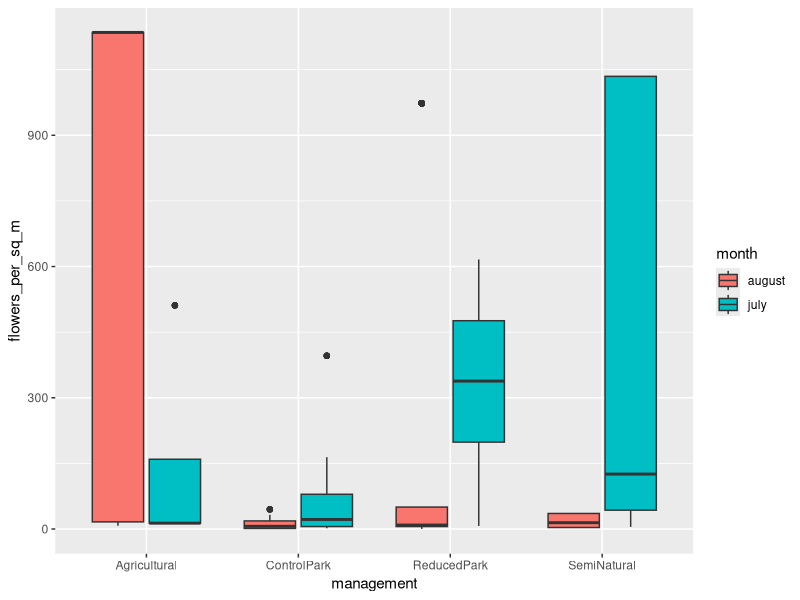
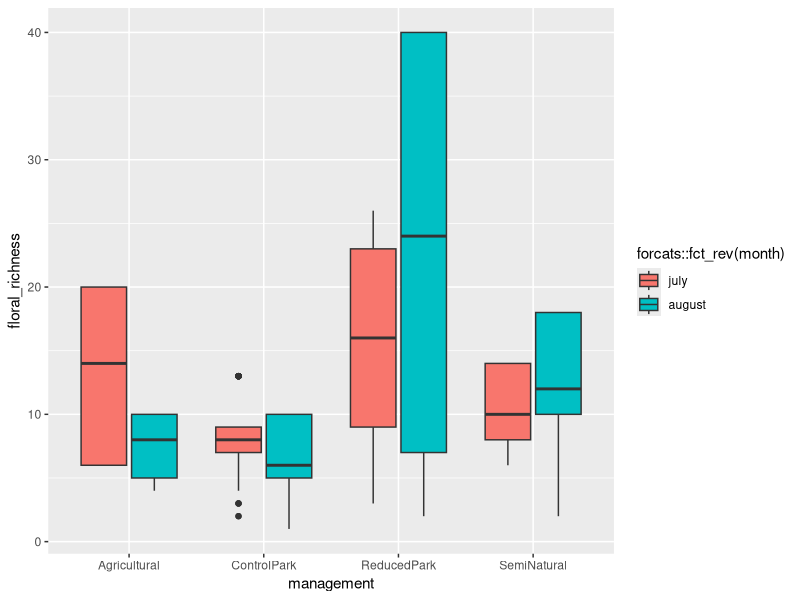

Generate these figures, in order, with R:
library(tidyverse)

setwd("C:/Users/jensj/Documents/UBC2/Summer_2020/data")

floral_data <- read.csv("floral_abundances.csv")
site_gps_data <- read.csv("all_sites_2020.csv")
str(floral_data)
str(site_gps_data)

# merge tables by site
merged_df <- (floral_data %>% full_join(site_gps_data))

# new column (key) = month, new column (value) = number of floral units
merged_df_2 <- merged_df %>%
  rename(july = number_of_floral_units_july) %>%
  rename(august = number_of_floral_units_august) %>%
  gather(key = month, value = number_floral_units, 
         july:august)

# merged_df_summarised
# calculate sum of all floral units per site per month
# edit: sum of all values "number_of_floral_units_x"
# for which the value is greater than 0.
merged_df_summarised <- merged_df_2 %>%
  group_by(site, month) %>%
  mutate(flowers_per_sq_m = 
              sum(number_floral_units)/15)

P <- ggplot(merged_df_summarised, 
            aes(x = management, y = flowers_per_sq_m, fill = month)) +
  geom_boxplot()
P

merged_df_summarised_2 <- merged_df_summarised %>% 
  group_by(site, month) %>% 
  # remove rows where plant was flowering at site in 
  # other month but not the month specified in 'month'
  filter(number_floral_units != 0)  %>% 
  # count number of rows to get floral species richness
  add_count() %>%
  rename(floral_richness = n)

R <- ggplot(merged_df_summarised_2, 
            aes(x = management, y = floral_richness)) +
  geom_boxplot(aes(fill = forcats::fct_rev(month)))
R

# edit or simulate: China creek Park, everett crowley park, campbell rd july.
